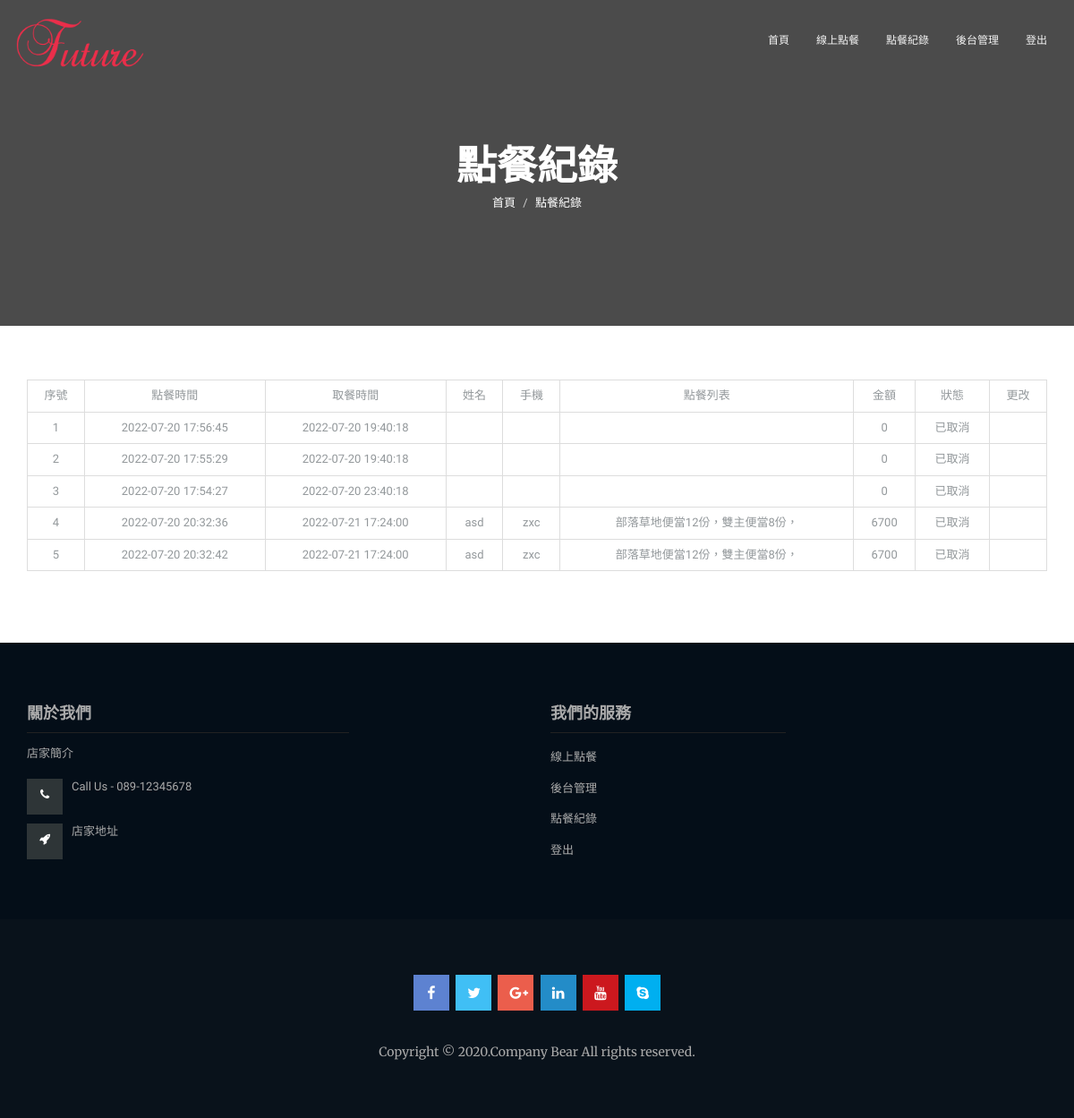
/OrderList.php (signed in), run on the app's committed database.
### tables this page shows
CREATE TABLE `ordertable` (
  `_ID` int(11) NOT NULL,
  `OrderDateTime` timestamp NOT NULL DEFAULT current_timestamp() ON UPDATE current_timestamp(),
  `GetDateTime` datetime NOT NULL,
  `Name` text NOT NULL,
  `Phone` text NOT NULL,
  `OrderList` text NOT NULL,
  `Price` int(11) NOT NULL,
  `Status` text NOT NULL
);

### OrderList.php (the view, shortened to what this page needs)
<!DOCTYPE html>
<html lang="zh-TW">
	<head>
		<link rel="stylesheet" href="assets/bootstrap/css/bootstrap.min.css">
		<link rel="stylesheet" href="assets/fonts/font-awesome.min.css">
		<link rel="stylesheet" href="assets/css/flexslider.css">
		<link rel="stylesheet" href="assets/venobox/css/venobox.css" />
		<link rel="stylesheet" href="assets/owlcarousel/css/owl.carousel.css">
		<link rel="stylesheet" href="assets/owlcarousel/css/owl.theme.css">
		<link rel="stylesheet" href="assets/css/animate.css">
		<link rel="stylesheet" href="assets/css/style.css">
		<link rel="stylesheet" href="assets/css/switcher/switcher.css">
		<link rel="stylesheet" href="assets/css/switcher/style1.css" id="colors">
	</head>
    <body>
		<div class="navbar navbar-default navbar-fixed-top menu-top menu_dropdown">
            <div class="container">
                <div class="navbar-header">
					<a href="index.php" class="navbar-brand"><img src="assets/img/logo.png" alt="logo"></a>
                </div>
                <div class="navbar-collapse collapse">
                    <nav>
						 <ul class="nav navbar-nav navbar-right">
							<li><a href="index.php">首頁</a></li>
							<li><a href="order.php">線上點餐</a></li>
							<?php
								if(isset($_COOKIE['BearEat-Account'])){
									echo "<li><a href=\"Orderlist.php\">點餐紀錄</a></li>";
									echo "<li><a href=\"manage.php\">後台管理</a></li>";
									echo "<li><a href=\"logout.php\">登出</a></li>";
								}
								else
								echo "<li><a href=\"login.php\">登入</a></li>";
							?>
						</ul>
					</nav>
                </div>
            </div>
        </div>
		<section class="section-top" style="background-image: url(assets/img/bg/section-bg.jpg);  background-size:cover; background-position: center center;background-attachment:fixed;">
			<div class="overlay">
				<div class="container">
					<div class="col-md-10 col-md-offset-1 col-xs-12 text-center">
						<div class="section-top-title wow fadeInRight" data-wow-duration="1s" data-wow-delay="0.3s" data-wow-offset="0">
							<h1>點餐紀錄</h1>
							<ol class="breadcrumb">
							  <li><a href="index.php">首頁</a></li>
							  <li class="active">點餐紀錄</li>
							</ol>
						</div>
					</div>
				</div>
			</div>
		</section>
		<section class="contact_area section-padding">
			<div class="container">
				<div class="">
					<div class="" data-wow-duration="1s" data-wow-delay="0.6s" data-wow-offset="0">
						<div class="contact">
							<?php
								require("conn_mysql.php");
								$sql_Food="SELECT * FROM `ordertable` ORDER BY `ordertable`.`Status` DESC, `ordertable`.`GetDateTime` ASC";
								$res_Food=mysqli_query($db_link,$sql_Food)or die("sql_Lang查詢失敗");
							?>
							<form action="OrderChange.php" method="post" id="OrderForm">
								<table class="table table-Info table-hover table-bordered" style="text-align:center;">
									<tr>
										<td>序號</td>
										<td>點餐時間</td>
										<td>取餐時間</td>
										<td>姓名</td>
										<td>手機</td>
										<td>點餐列表</td>
										<td>金額</td>
										<td>狀態</td>
										<td>更改</td>
									</tr>
									<?php
										while($row_Food=mysqli_fetch_array($res_Food)){
											if($row_Food['Status']=="未取餐")
												echo "<tr style='color:red'>";
											else
												echo "<tr>";
												echo "<td>".$row_Food['_ID']."</td>";
												echo "<td>".$row_Food['OrderDateTime']."</td>";
												echo "<td>".$row_Food['GetDateTime']."</td>";
												echo "<td>".$row_Food['Name']."</td>";
												echo "<td>".$row_Food['Phone']."</td>";
												echo "<td>".$row_Food['OrderList']."</td>";
												echo "<td>".$row_Food['Price']."</td>";
												echo "<td>".$row_Food['Status']."</td>";
												if($row_Food['Status']=="未取餐"){
													echo "<td>";
														echo "<button type='submit' form='OrderForm' class='btn btn-success' name='FinishStatus".$row_Food['_ID']."'>到場取餐</button>  ";
														echo "<button type='submit' form='OrderForm' class='btn btn-danger' name='CancelStatus".$row_Food['_ID']."'>取消此單</button>";
													echo "</td>";
												}
												else if($row_Food['Status']=="已取餐")
													echo "<td><button type='submit' form='OrderForm' class='btn btn-primary' name='FixStatus".$row_Food['_ID']."'>修正未取</button></td>";
												else
													echo "<td></td>";
											echo "</tr>";
										}
										?>
								</table>
							</form>
						</div>
					</div>
				</div>
			</div>
		</section>
		<section class="footer-top">
			<div class="footer_overlay section-padding">
				<div class="container">
					<div class="row">
						<div class="col-md-4 col-sm-6  wow fadeInLeft" data-wow-duration="1s" data-wow-delay="0.2s" data-wow-offset="0">
							<div class="single_footer">
								<h1>關於我們</h1>
								<p>店家簡介</p>
								<div class="footer_contact">
									<ul>
										<li><i class="fa fa-phone"></i> Call Us -  089-12345678</li>
										<li><i class="fa fa-rocket"></i> 店家地址</li>
									</ul>
								</div>
							</div>
						</div>
						<div class="col-md-2 col-sm-6  wow fadeInLeft" data-wow-duration="1s" data-wow-delay="0.3s" data-wow-offset="0">
						</div>
						<div class="col-md-3 col-sm-6  wow fadeInLeft" data-wow-duration="1s" data-wow-delay="0.4s" data-wow-offset="0">
							<div class="single_footer">
								<h1>我們的服務</h1>
								<ul>
									<li><a href="order.php">線上點餐</a></li>
									<?php
										if(isset($_COOKIE['BearEat-Account'])){
											echo "<li><a href=\"manage.php\">後台管理</a></li>";
											echo "<li><a href=\"OrderList.php\">點餐紀錄</a></li>";
											echo "<li><a href=\"logout.php\">登出</a></li>";
										}
										else
										echo "<li><a href=\"login.php\">登入</a></li>";
									?>
								</ul>
							</div>
						</div>
					</div>
				</div>
			</div>
		</section>
		<footer class="footer section-padding">
			<div class="container">
				<div class="row">
					<div class="col-sm-12 text-center  wow zoomIn">
						<div class="footer_social">
							<ul>
								<li><a class="f_facebook  wow bounceInDown" href="#"><i class="fa fa-facebook"></i></a></li>
								<li><a class="f_twitter wow bounceInDown" data-wow-delay=".1s" href="#"><i class="fa fa-twitter"></i></a></li>
								<li><a class="f_google wow bounceInDown" data-wow-delay=".2s" href="#"><i class="fa fa-google-plus"></i></a></li>
								<li><a class="f_linkedin wow bounceInDown" data-wow-delay=".3s" href="#"><i class="fa fa-linkedin"></i></a></li>
								<li><a class="f_youtube wow bounceInDown" data-wow-delay=".4s" href="#"><i class="fa fa-youtube"></i></a></li>
								<li><a class="f_skype wow bounceInDown" data-wow-delay=".5s" href="#"><i class="fa fa-skype"></i></a></li>
							</ul>
						</div>
						<p class="footer_copyright">Copyright &copy; 2020.Company Bear All rights reserved.</p>
					</div>
				</div>
			</div>
		</footer>
    </body>
</html>

### assets/css/style.css (style rules this page uses)
body { font-family: 'Cousine',sans-serif; font-size: 13px; color: #93989B; overflow-x: hidden; margin: auto; background: #fff; }
html, body { height: 100% }
h1, h2, h3, h4, h5, h6 { font-family: "Montserrat",sans-serif; font-weight: 700; }
a { font-family: "Merriweather",sans-serif; text-decoration: none; -webkit-transition: all 0.5s; transition: all 0.5s; }
ul, li { margin: 0; padding: 0; }
p { line-height: 2 }
.section-padding { padding: 60px 0 }
.overlay { background: rgba(0,0,0,0.6) none repeat scroll 0 0; padding: 60px 0; }
.navbar-default { background: none; border: medium none; border-radius: 0; margin-bottom: 0; padding: 20px 0; -webkit-transition: all 0.2s ease-in-out 0s; transition: all 0.2s ease-in-out 0s; width: 100%; }
.navbar-brand { padding: 0px }
.navbar-brand img { width: 150px }
.menu-top li a { color: #f3f3f3 !important; font-family: "Montserrat",sans-serif; font-size: 12px; font-weight: 400; text-transform: uppercase; }
.menu_dropdown ul { list-style-type: none }
.footer-top { background: #040e18 }
.single_footer h1 { border-bottom: 1px solid #222; color: #aaa; font-size:18px; padding: 10px 0; text-transform: uppercase; margin: 0; margin-bottom: 10px; }
.footer_contact ul li { color: #aaa; padding: 5px 0; overflow: hidden; }
.single_footer p { color: #aaa }
.single_footer i { background: #2e3537 none repeat scroll 0 0; border: 1px solid #2e3537; color: #fff; height: 40px; margin-right: 10px; padding: 10px; text-align: center; width: 40px; float: left; }
.single_footer a { color: #aaa }
.single_footer ul { margin: 0; padding: 0; list-style: none; }
.single_footer ul li a { color: #aaa; display: block; text-transform: capitalize; font-size: 13px; padding: 8px 0; -webkit-transition: 0.4s; transition: 0.4s; }
.footer { background-color: #09121b }
.footer_social ul { list-style: outside none none; margin: 0; padding: 0; }
.footer_social ul li { margin: 2px; display: inline-block; }
.footer_social ul li a { box-shadow: 0 0 0 7px transparent; color: #fff; display: block; font-size: 16px; height: 40px; line-height: 21px; padding: 9px 12px; -webkit-transition: all 0.4s ease 0s; transition: all 0.4s ease 0s; width: 40px; }
.f_facebook { background: #5D82D1; box-shadow: 0 0 0 0px #5D82D1; border: 1px solid #5D82D1; }
.f_twitter { background: #40BFF5; box-shadow: 0 0 0 0px #40BFF5; border: 1px solid #40BFF5; }
.f_google { background: #EB5E4C; box-shadow: 0 0 0 0px #EB5E4C; border: 1px solid #EB5E4C; }
.f_linkedin { background: #238CC8; box-shadow: 0 0 0 0px #238CC8; border: 1px solid #238CC8; }
.f_youtube { background: #CC181E; box-shadow: 0 0 0 0px #CC181E; border: 1px solid #CC181E; }
.f_skype { background: #00AFF0; box-shadow: 0 0 0 0px #00AFF0; border: 1px solid #00AFF0; }
.footer_copyright { color: #aaa; margin: 0; padding-top: 30px; font-family: "Merriweather",sans-serif; font-size: 14px; }
.section-top-title h1 { color: #fff; font-size: 45px; margin: 0; text-transform: uppercase; }
.section-top-title { padding-bottom: 60px; padding-top: 100px; }
.section-top-title, .breadcrumb { background: rgba(0, 0, 0, 0) none repeat scroll 0 0; margin-bottom: 0; }
.section-top-title ol li { color: #fff!important }
.section-top-title ol li a { color: #fff!important }

### data on the page
ordertable: _ID "1", OrderDateTime "2022-07-20 17:56:45", GetDateTime "2022-07-20 19:40:18", Price "0", Status "已取消"
ordertable: _ID "2", OrderDateTime "2022-07-20 17:55:29", GetDateTime "2022-07-20 19:40:18", Price "0", Status "已取消"
ordertable: _ID "3", OrderDateTime "2022-07-20 17:54:27", GetDateTime "2022-07-20 23:40:18", Price "0", Status "已取消"
ordertable: _ID "4", OrderDateTime "2022-07-20 20:32:36", GetDateTime "2022-07-21 17:24:00", Name "asd", Phone "zxc", OrderList "部落草地便當12份，雙主便當8份，", Price "6700", Status "已取消"
ordertable: _ID "5", OrderDateTime "2022-07-20 20:32:42", GetDateTime "2022-07-21 17:24:00", Name "asd", Phone "zxc", OrderList "部落草地便當12份，雙主便當8份，", Price "6700", Status "已取消"
